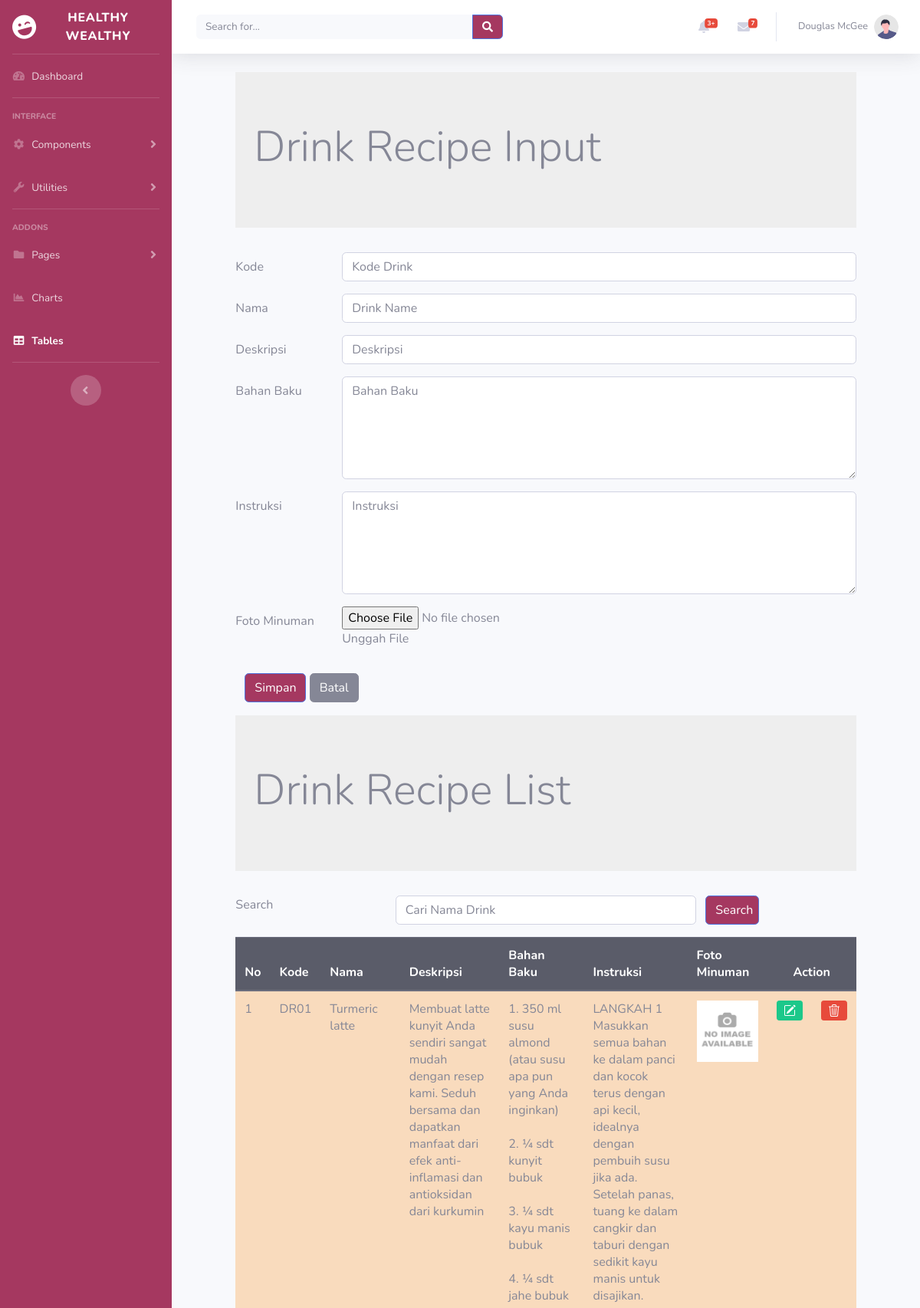
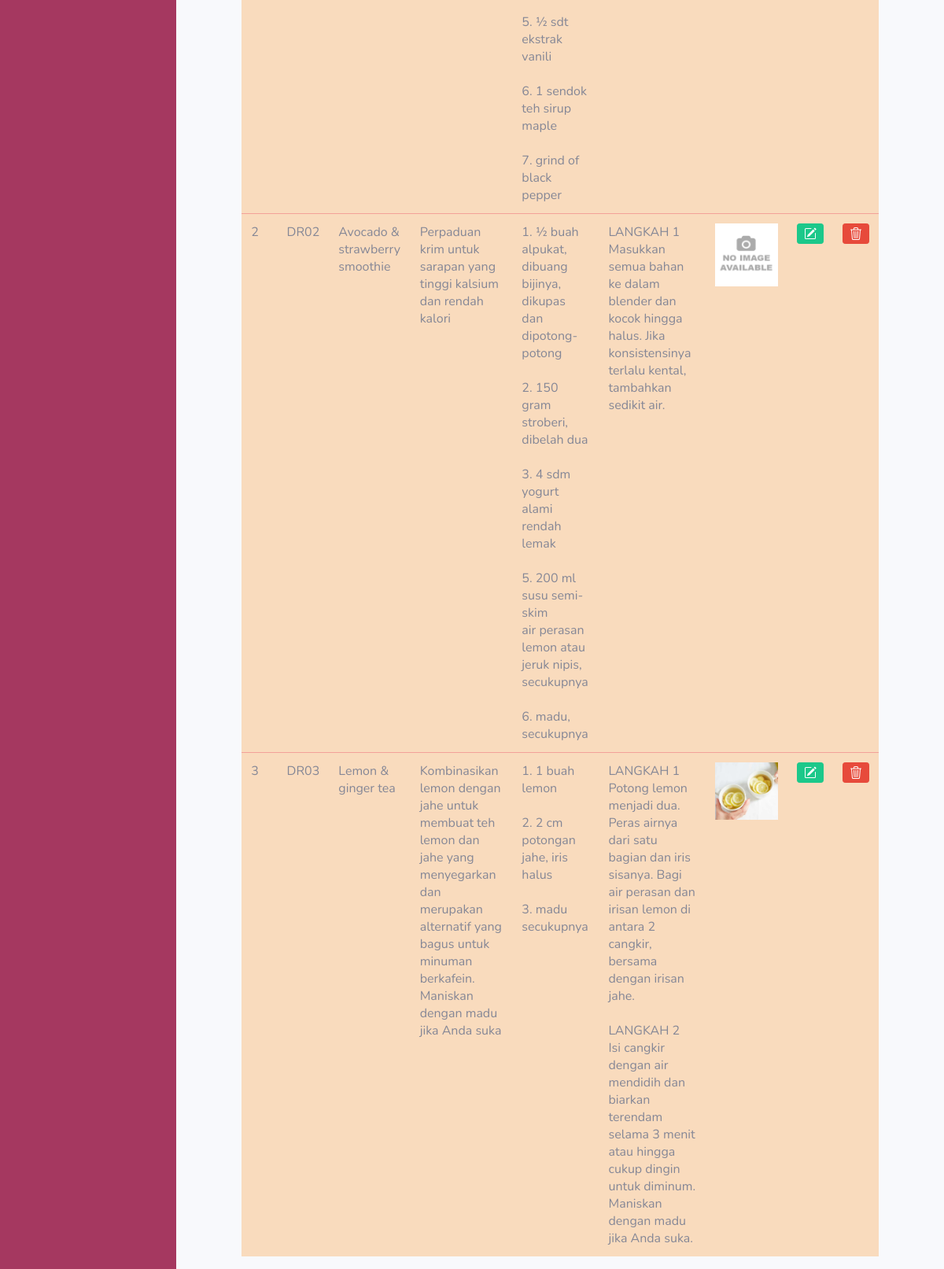
The page /ADMIN/drink.php (signed in) on the database its author committed (2 pictures, top to bottom).
### tables this page shows
CREATE TABLE `drink` (
  `KodeDrink` varchar(4) NOT NULL,
  `NamaDrink` longtext NOT NULL,
  `Deskripsi` longtext NOT NULL,
  `Bahan2` longtext NOT NULL,
  `Instruksi` longtext NOT NULL,
  `PhotoDrink` text NOT NULL
);

### ADMIN/drink.php (the view, shortened to what this page needs)
<html>
<html lang="en">
<head>
    <link rel="stylesheet" type="text/css" href="https://cdnjs.cloudflare.com/ajax/libs/select2/4.0.3/css/select2.min.css">
    <link rel="stylesheet" type="text/css" href="css/bootstrap.min.css">
</head>
    <?php include "header.php"; ?>
<?php
    include "includes/config.php";
?>
<body>
<div class="row">
    <div class="col-sm-1"></div>
        <div class="col-sm-10">
            <div class="jumbotron jumbotron-fluid" style="background-color: #eeeeee;">
                <div class="container">
                    <h1 class="display-4">Drink Recipe Input</h1>
                </div>
            </div>
    <form method="POST" enctype="multipart/form-data">
        <div class="form-group row">
            <label for="kodedrink" class="col-sm-2 col-form-label">Kode</label>
            <div class="col-sm-10">
                <input type="text" class="form-control" id="kodedrink" name="inputkode"
                placeholder="Kode Drink" maxlength="4">
            </div>
        </div>
        <div class="form-group row">
            <label for="namadrink" class="col-sm-2 col-form-label">Nama</label>
            <div class="col-sm-10">
                <input type="text" class="form-control" id="namadrink" name="inputnama"
                placeholder="Drink Name">
            </div>
        </div>
        <div class="form-group row">
            <label for="desc" class="col-sm-2 col-form-label">Deskripsi</label>
            <div class="col-sm-10">
                <input type="text" class="form-control" id="desc" name="inputdesc"
                placeholder="Deskripsi">
            </div>
        </div>
        <div class="form-group row">
            <label for="bahan" class="col-sm-2 col-form-label">Bahan Baku</label>
            <div class="col-sm-10">
            <textarea id="bahan" name="inputbahan" cols="40" rows="5" class="form-control"
                placeholder="Bahan Baku"></textarea>
            </div>
        </div>
        <div class="form-group row">
            <label for="instruksi" class="col-sm-2 col-form-label">Instruksi</label>
            <div class="col-sm-10">
            <textarea id="instruksi" name="inputinstruksi" cols="40" rows="5" class="form-control"
                placeholder="Instruksi" ></textarea>
            </div>
        </div>
        <div class="form-group row">
            <label for="file" class="col-sm-2 col-form-label">Foto Minuman</label>
            <div class="col-sm-10">
                <input type="file" id="file" name="file">
                <p class="help-block">Unggah File</p>
            </div>
        </div>
        <div class="form-group now">
            <div class="col-sm-2"></div>
            <div class="col-sm-10">
                <input type="submit" style="background-color: #A53860;" name="Simpan" class="btn btn-primary" value="Simpan">
                <input type="submit" name="Simpan" class="btn btn-secondary" value="Batal">
            </div>
        </div>
    </form>
    <div class="col-sm-1"></div>
</div>
</div>
<div class="row">
    <div class="col-sm-1"></div>
    <div class="col-sm-10">
        <div class="jumbotron jumbotron-fluid" style="background-color: #eeeeee;">
            <div class="container">
                <h1 class="display-4">Drink Recipe List</h1>
            </div>
        </div>
            <form method="POST">
        <div class="form-group row mb-2">
            <label for="search" class="col-sm-3" >Search</label>
            <div class="col-sm-6">
                <input type="text" name="search" class="form-control" id="search" value="<?php if(isset($_POST['search'])) {echo $_POST['search'];}?>" placeholder="Cari Nama Drink">
            </div>
            <input type="submit" style="background-color: #A53860;" name="kirim" class="col-sm-1 btn btn-primary" value="Search">
        </div>
    </form>
    <table class="table table-hover table-danger" style="background-color: #F9DBBD;">
        <thead class="thead-dark">
            <tr>
                <th>No</th>
                <th>Kode</th>
                <th>Nama</th>
                <th>Deskripsi</th>
                <th>Bahan Baku</th>
                <th>Instruksi</th>
                <th>Foto Minuman</th>
                <th colspan="2" style="text-align: center">Action</th>
            </tr>
        </thead>
        <tbody>
            <?php $query = mysqli_query($connection, "SELECT * FROM drink");
            $nomor =1;
            while ($row = mysqli_fetch_array($query))
            { ?>
                <tr>
                    <td><?php echo $nomor;?></td>
                    <td><?php echo $row['KodeDrink'];?></td>
                    <td><?php echo $row['NamaDrink'];?></td>
                    <td><?php echo $row['Deskripsi'];?></td>
                    <td><?php echo nl2br($row['Bahan2']);?></td>
                    <td><?php echo nl2br($row['Instruksi']);?></td>
                    <td>
                        <?php if(is_file("images/".$row['PhotoDrink']))
                        { ?>
                            <img src="images/<?php echo $row['PhotoDrink']?>" width="80">
                        <?php }  else
                            echo "<img src='images/noimage.png' width = '80'>"
                        ?>
                    </td>
                    <td>
                    <a href="drinkedit.php?ubah=<?php echo $row['KodeDrink']?>" class="btn btn-success btn-sm" title="EDIT">
                    </a>
                    </td>
                    <td>
                        <a href="drinkdelete.php?hapus=<?php echo $row['KodeDrink']?>"
                        class="btn btn-danger btn-sm" title="DELETE">
                        </a>
                    </td>
                </tr>
                <?php $nomor = $nomor + 1;?>
            <?php }
            ?>
        </tbody>
    </table>
    </div>
    <div class="col-sm-1"></div>
</div>
</body>
</html>

### ADMIN/header.php (shortened to what this page needs)
<head>
    <link href="vendor/fontawesome-free/css/all.min.css" rel="stylesheet" type="text/css">
    <link href="css/sb-admin-2.min.css" rel="stylesheet">
    <link href="vendor/datatables/dataTables.bootstrap4.min.css" rel="stylesheet">
</head>
<body id="page-top">
    <div id="wrapper">
        <ul  style="background-color: #A53860;" class="navbar-nav  sidebar sidebar-dark accordion" id="accordionSidebar">
            <a class="sidebar-brand d-flex align-items-center justify-content-center" href="index.html">
                <div class="sidebar-brand-icon rotate-n-15">
                    <i class="fas fa-laugh-wink"></i>
                </div>
                <div class="sidebar-brand-text mx-3">HEALTHY WEALTHY<sup></sup></div>
            </a>
            <hr class="sidebar-divider my-0">
            <li class="nav-item">
                <a class="nav-link" href="index.php">
                    <i class="fas fa-fw fa-tachometer-alt"></i>
                    <span>Dashboard</span></a>
            </li>
            <hr class="sidebar-divider">
            <div class="sidebar-heading">
                Interface
            </div>
            <li class="nav-item">
                <a class="nav-link collapsed" href="#" data-toggle="collapse" data-target="#collapseTwo"
                    aria-expanded="true" aria-controls="collapseTwo">
                    <i class="fas fa-fw fa-cog"></i>
                    <span>Components</span>
                </a>
            </li>
            <li class="nav-item">
                <a class="nav-link collapsed" href="#" data-toggle="collapse" data-target="#collapseUtilities"
                    aria-expanded="true" aria-controls="collapseUtilities">
                    <i class="fas fa-fw fa-wrench"></i>
                    <span>Utilities</span>
                </a>
            </li>
            <hr class="sidebar-divider">
            <div class="sidebar-heading">
                Addons
            </div>
            <li class="nav-item">
                <a class="nav-link collapsed" href="#" data-toggle="collapse" data-target="#collapsePages"
                    aria-expanded="true" aria-controls="collapsePages">
                    <i class="fas fa-fw fa-folder"></i>
                    <span>Pages</span>
                </a>
            </li>
            <li class="nav-item">
                <a class="nav-link" href="charts.html">
                    <i class="fas fa-fw fa-chart-area"></i>
                    <span>Charts</span></a>
            </li>
            <li class="nav-item active">
                <a class="nav-link" href="tables.html">
                    <i class="fas fa-fw fa-table"></i>
                    <span>Tables</span></a>
            </li>
            <hr class="sidebar-divider d-none d-md-block">
            <div class="text-center d-none d-md-inline">
                <button class="rounded-circle border-0" id="sidebarToggle"></button>
            </div>
        </ul>
        <div id="content-wrapper" class="d-flex flex-column">
            <div id="content">
                <nav style="background-color: #83c5be;" class="navbar navbar-expand navbar-light bg-white topbar mb-4 static-top shadow">
                    <form
                        class="d-none d-sm-inline-block form-inline mr-auto ml-md-3 my-2 my-md-0 mw-100 navbar-search">
                        <div class="input-group">
                            <input type="text" class="form-control bg-light border-0 small" placeholder="Search for..."
                                aria-label="Search" aria-describedby="basic-addon2">
                            <div class="input-group-append">
                                <button class="btn btn-primary" type="button"  style="background-color: #A53860;">
                                    <i class="fas fa-search fa-sm"></i>
                                </button>
                            </div>
                        </div>
                    </form>
                    <ul class="navbar-nav ml-auto">
                        <li class="nav-item dropdown no-arrow mx-1">
                            <a class="nav-link dropdown-toggle" href="#" id="alertsDropdown" role="button"
                                data-toggle="dropdown" aria-haspopup="true" aria-expanded="false">
                                <i class="fas fa-bell fa-fw"></i>
                                <span class="badge badge-danger badge-counter">3+</span>
                            </a>
                        </li>
                        <li class="nav-item dropdown no-arrow mx-1">
                            <a class="nav-link dropdown-toggle" href="#" id="messagesDropdown" role="button"
                                data-toggle="dropdown" aria-haspopup="true" aria-expanded="false">
                                <i class="fas fa-envelope fa-fw"></i>
                                <span class="badge badge-danger badge-counter">7</span>
                            </a>
                        </li>
                        <li class="nav-item dropdown no-arrow">
                            <a class="nav-link dropdown-toggle" href="#" id="userDropdown" role="button"
                                data-toggle="dropdown" aria-haspopup="true" aria-expanded="false">
                                <span class="mr-2 d-none d-lg-inline text-gray-600 small">Douglas McGee</span>
                                <img class="img-profile rounded-circle"
                                    src="img/undraw_profile.svg">
                            </a>
                        </li>
                    </ul>
                </nav>

### rows shown on the page
drink: KodeDrink "DR01", NamaDrink "Turmeric latte", Deskripsi "Membuat latte kunyit Anda sendiri sangat mudah dengan resep kami. Seduh bersama dan dapatkan manfaat dari efek anti-inflamasi dan antioksidan dari kurkumin", Bahan2 "1. 350 ml susu almond (atau susu apa pun yang Anda inginkan) 2. ¼ sdt kunyit bubuk 3. ¼ sdt kayu manis bubuk 4. ¼ sdt jahe bubuk 5. ½ sdt ekstrak vanili 6. 1 sendok teh sirup maple 7. grind of black pepper", Instruksi "LANGKAH 1 Masukkan semua bahan ke dalam panci dan kocok terus dengan api kecil, idealnya dengan pembuih susu jika ada. Setelah panas, tuang ke dalam cangkir dan taburi dengan sedikit kayu manis untuk disajikan."
drink: KodeDrink "DR02", NamaDrink "Avocado & strawberry smoothie", Deskripsi "Perpaduan krim untuk sarapan yang tinggi kalsium dan rendah kalori", Bahan2 "1. ½ buah alpukat, dibuang bijinya, dikupas dan dipotong-potong 2. 150 gram stroberi, dibelah dua 3. 4 sdm yogurt alami rendah lemak 5. 200 ml susu semi-skim air perasan lemon atau jeruk nipis, secukupnya 6. madu, secukupnya", Instruksi "LANGKAH 1 Masukkan semua bahan ke dalam blender dan kocok hingga halus. Jika konsistensinya terlalu kental, tambahkan sedikit air."
drink: KodeDrink "DR03", NamaDrink "Lemon & ginger tea", Deskripsi "Kombinasikan lemon dengan jahe untuk membuat teh lemon dan jahe yang menyegarkan dan merupakan alternatif yang bagus untuk minuman berkafein. Maniskan dengan madu jika Anda suka", Bahan2 "1. 1 buah lemon 2. 2 cm potongan jahe, iris halus 3. madu secukupnya", Instruksi "LANGKAH 1 Potong lemon menjadi dua. Peras airnya dari satu bagian dan iris sisanya. Bagi air perasan dan irisan lemon di antara 2 cangkir, bersama dengan irisan jahe. LANGKAH 2 Isi cangkir dengan air mendidih dan biarkan terendam selama 3 menit atau hingga cukup dingin untuk diminum. Maniskan dengan madu jika Anda suka.", PhotoDrink (picture)
